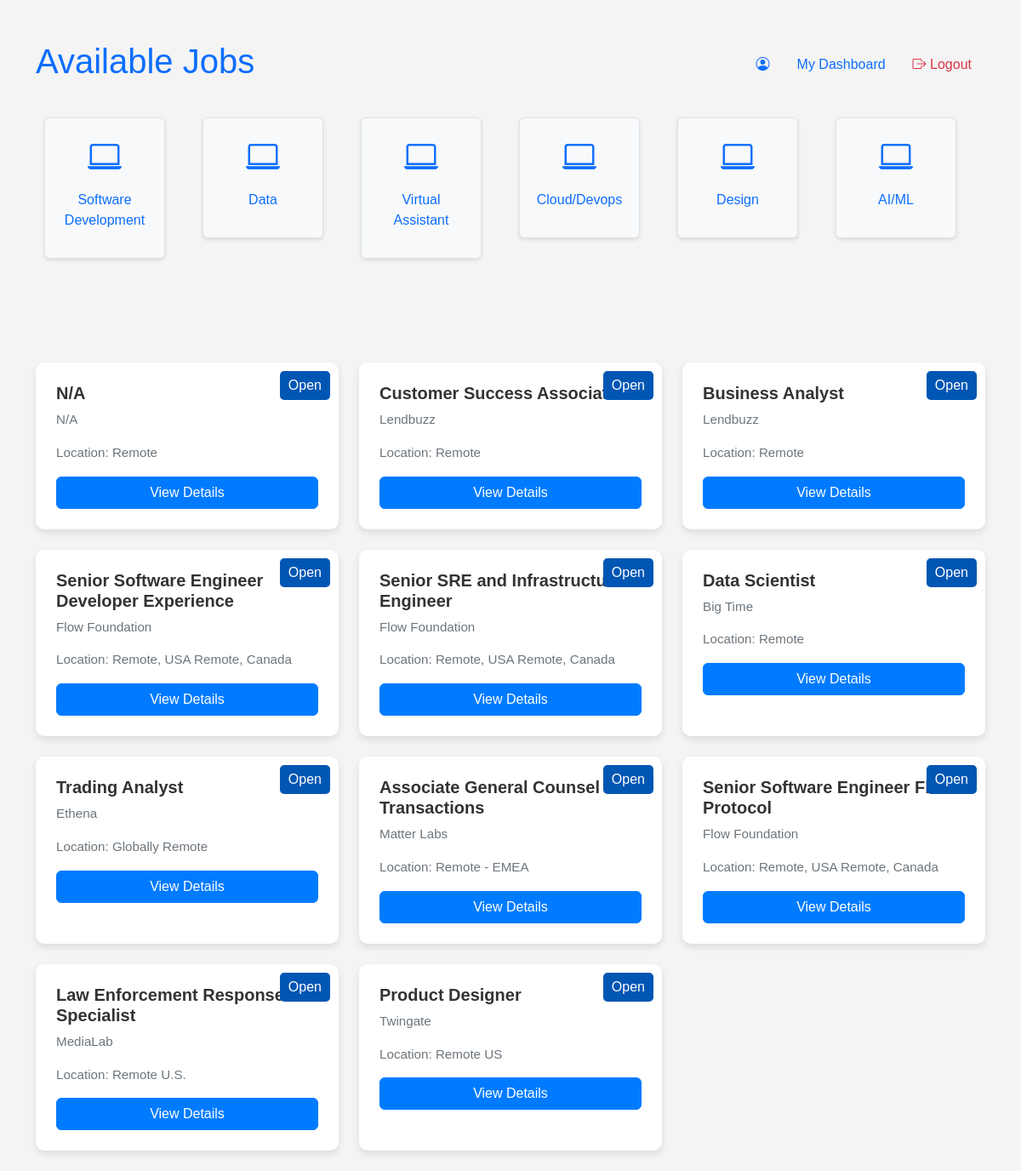
/job_listing/, run on the app's committed database.
### remote/models.py (models this page shows, shortened)
class Category(models.Model):
    name = models.CharField(max_length=100)
    description = models.TextField()
    slug = models.SlugField(unique=True)

class Job(models.Model):
    title = models.CharField(max_length=100)
    description = models.TextField()
    location = models.CharField(max_length=30)
    company_name = models.CharField(max_length=100)
    created_at = models.DateTimeField(auto_now_add=True)
    recruiter = models.ForeignKey(Profile, on_delete=models.CASCADE)
    category = models.ForeignKey(Category, on_delete=models.CASCADE, default=1)
    featured = models.BooleanField(default=False)
    views_count = models.IntegerField(default=0)
    viewed_date = models.DateTimeField(auto_now=True)
    apply_url = models.URLField(max_length=255, blank=True, null=True)
    status = models.CharField(
        max_length=10,
        choices=[('open', 'Open'), ('closed', 'Closed')],
        default='open',
    )

### remote/views.py (the view)
# urls.py: path('job_listing/', views.job_listing, name='job_listing'),
def job_listing(request):
    category = Category.objects.all()  # Get all categories
    jobs = Job.objects.all()  # Get all jobs
    context = {
        'category': category,  # Updated variable name
        'jobs': jobs
    }
    return render(request, 'job_listing.html', context)

### remote/templates/job_listing.html (shortened to what this page needs)
<!DOCTYPE html>
<html lang="en">
<head>
    {% load static %}
    <link href="https://cdn.jsdelivr.net/npm/bootstrap@5.3.0-alpha1/dist/css/bootstrap.min.css" rel="stylesheet">
    <link href="https://cdnjs.cloudflare.com/ajax/libs/bootstrap-icons/1.8.1/font/bootstrap-icons.min.css" rel="stylesheet">
    <link rel="stylesheet" href="{% static 'css/job_listing.css' %}">
</head>
<body>
    <div class="container mt-5">
        <header class="d-flex justify-content-between align-items-center mb-4">
            <h1 class="text-primary">Available Jobs</h1>
            <nav>
                <ul class="nav">
                    <li class="nav-item">
                        <a class="nav-link active" aria-current="page" href="{% url 'get_profile' user.profile.id %}">
                            <i class="bi bi-person-circle"></i> {{ user.username }}
                        </a>
                    </li>
                    <li class="nav-item">
                        <a class="nav-link" href="{% url 'jobs_dashboard' %}">My Dashboard</a>
                    </li>
                    <li class="nav-item">
                        <a class="nav-link text-danger" href="/logout/"><i class="bi bi-box-arrow-right"></i> Logout</a>
                    </li>
                </ul>
            </nav>
        </header>
        <div class="row text-center mb-5">
            <div class="row text-center mb-5">
                {% for category in category %}
                    <div class="col-md-2 col-6 mb-3">
                        <a href="#" class="text-decoration-none" data-category="{{ category.slug }}">
                            <div class="p-3 border rounded bg-light category-card">
                                <i class="bi bi-laptop fs-1 text-primary"></i>
                                <p class="mt-2">{{ category.name }}</p>
                            </div>
                        </a>
                    </div>
                {% endfor %}
            </div>
        </div>
        <div class="row">
            {% for job in jobs %}
                <div class="col-md-4 mb-4">
                    <div class="card h-100">
                        <div class="card-body">
                            <button class="status-btn {{ job.status }}" style="float: right;">
                                {{ job.get_status_display }}
                            </button>
                            <h5 class="card-title">{{ job.title }}</h5>
                            <p class="card-text">{{ job.company_name }}</p>
                            <p class="card-text">Location: {{ job.location }}</p>
                            <a href="{% url 'job_details' job.id %}" class="btn btn-outline-primary">
                                 View Details
                            </a>
                        </div>
                    </div>
                </div>
            {% endfor %}
        </div>
    </div>
</body>
</html>

### remote/static/css/job_listing.css (style rules this page uses)
body { margin: 0; padding: 0; font-family: Arial, sans-serif; background-color: #f4f4f4; }
.category-card { background-color: #ffffff; border: 1px solid #ced4da; border-radius: 25px; padding: 20px; margin: 10px; flex: 1 1 calc(25% - 20px); text-align: center; box-shadow: 0 2px 4px rgba(0, 0, 0, 0.1); transition: transform 0.2s, box-shadow 0.2s; }

### remote/templates/job_listing.html (style rules this page uses)
.card { border: none; border-radius: 10px; box-shadow: 0 4px 8px rgba(0, 0, 0, 0.1); transition: transform 0.3s, box-shadow 0.3s; }
.card-body { padding: 1.5rem; }
.card-title { font-weight: bold; font-size: 1.25rem; color: #333; }
.card-text { color: #6c757d; font-size: 0.95rem; }
.btn-outline-primary { background-color: #007bff; color: white; border-color: #007bff; width: 100%; }
.status-btn { position: absolute; top: 10px; right: 10px; padding: 5px 10px; border: none; border-radius: 5px; color: white; cursor: pointer; }
.status-btn.open { background-color: #0056b3; }

### data on the page
Category: name "Software Development"
Category: name "Data"
Category: name "Virtual Assistant"
Category: name "Cloud/Devops"
Category: name "Design"
Category: name "AI/ML"
Job: status "Open", title "N/A", company_name "N/A", location "Remote"
Job: status "Open", title "Customer Success Associate", company_name "Lendbuzz", location "Remote"
Job: status "Open", title "Business Analyst", company_name "Lendbuzz", location "Remote"
Job: status "Open", title "Senior Software Engineer Developer Experience", company_name "Flow Foundation", location "Remote, USA Remote, Canada"
Job: status "Open", title "Senior SRE and Infrastructure Engineer", company_name "Flow Foundation", location "Remote, USA Remote, Canada"
Job: status "Open", title "Data Scientist", company_name "Big Time", location "Remote"
Job: status "Open", title "Trading Analyst", company_name "Ethena", location "Globally Remote"
Job: status "Open", title "Associate General Counsel Transactions", company_name "Matter Labs", location "Remote - EMEA"
Job: status "Open", title "Senior Software Engineer Flow Protocol", company_name "Flow Foundation", location "Remote, USA Remote, Canada"
Job: status "Open", title "Law Enforcement Response Specialist", company_name "MediaLab", location "Remote U.S."
Job: status "Open", title "Product Designer", company_name "Twingate", location "Remote US"
